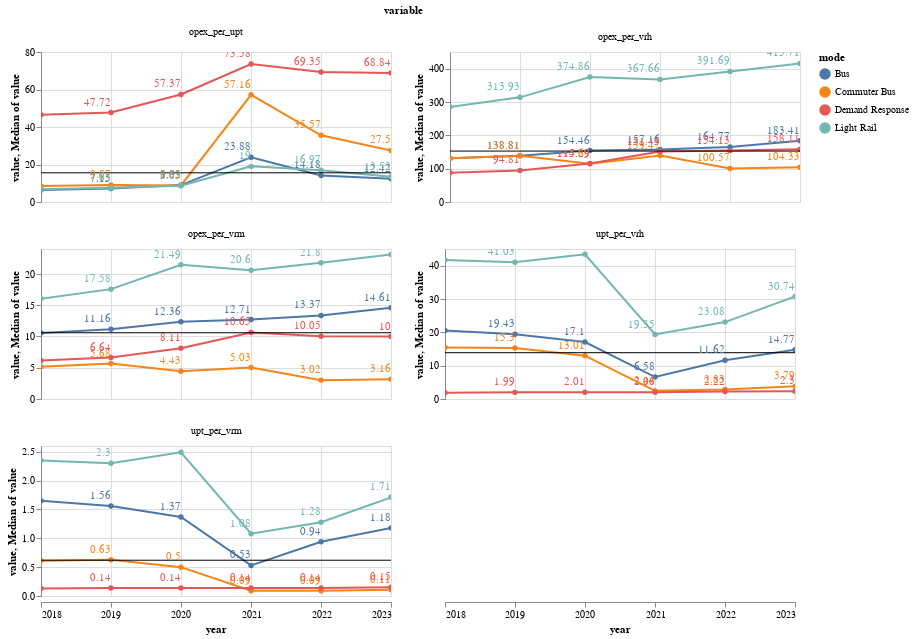

Source (notebook cell):
### Markdown cell above
### By Mode

### Code cell
make_line(
    by_mode_long,
    x_col="year:T",
    y_col="value",
    facet="variable:N",
    color="mode:N",
    chart_title="New Performance Metrics per Mode",
    ind_axis=True,
)

### Figure 1 — Vega-Lite specification as saved in the notebook (floating-point values rounded to 4 significant figures)
{"config": {"view": {"continuousWidth": 300, "continuousHeight": 300}}, "data": {"name": "data-60eac8f46e9eda6bf7b046c097af91aa"}, "facet": {"field": "variable", "type": "nominal"}, "spec": {"layer": [{"mark": {"type": "line", "point": true}, "encoding": {"color": {"field": "mode", "type": "nominal"}, "tooltip": [{"field": "year", "type": "temporal"}, {"field": "value", "type": "quantitative"}, {"field": "mode", "type": "nominal"}], "x": {"field": "year", "type": "temporal"}, "y": {"field": "value", "type": "quantitative"}}, "name": "view_2", "title": "New Performance Metrics per Mode"}, {"mark": {"type": "rule"}, "encoding": {"y": {"aggregate": "median", "field": "value", "type": "quantitative"}}}, {"mark": {"type": "text", "align": "right", "dy": -10}, "encoding": {"color": {"field": "mode", "type": "nominal"}, "text": {"field": "value", "type": "quantitative"}, "x": {"field": "year", "type": "temporal"}, "y": {"field": "value", "type": "quantitative"}}}], "height": 150, "width": 350}, "columns": 2, "params": [{"name": "param_2", "select": {"type": "interval", "encodings": ["x", "y"]}, "bind": "scales", "views": ["view_2"]}], "resolve": {"scale": {"y": "independent"}}, "$schema": "https://vega.github.io/schema/vega-lite/v5.20.1.json", "datasets": {"data-60eac8f46e9eda6bf7b046c097af91aa": [{"mode": "Bus", "RTPA": "Sacramento Area Council of Governments", "year": "2018", "variable": "opex_per_vrh", "value": 131.1}, {"mode": "Bus", "RTPA": "Sacramento Area Council of Governments", "year": "2019", "variable": "opex_per_vrh", "value": 138.8}, {"mode": "Bus", "RTPA": "Sacramento Area Council of Governments", "year": "2020", "variable": "opex_per_vrh", "value": 154.5}, {"mode": "Bus", "RTPA": "Sacramento Area Council of Governments", "year": "2021", "variable": "opex_per_vrh", "value": 157.2}, {"mode": "Bus", "RTPA": "Sacramento Area Council of Governments", "year": "2022", "variable": "opex_per_vrh", "value": 164.8}, {"mode": "Bus", "RTPA": "Sacramento Area Council of Governments", "year": "2023", "variable": "opex_per_vrh", "value": 183.4}, {"mode": "Commuter Bus", "RTPA": "Sacramento Area Council of Governments", "year": "2018", "variable": "opex_per_vrh", "value": 131.1}, {"mode": "Commuter Bus", "RTPA": "Sacramento Area Council of Governments", "year": "2019", "variable": "opex_per_vrh", "value": 138.8}, {"mode": "Commuter Bus", "RTPA": "Sacramento Area Council of Governments", "year": "2020", "variable": "opex_per_vrh", "value": 114.7}, {"mode": "Commuter Bus", "RTPA": "Sacramento Area Council of Governments", "year": "2021", "variable": "opex_per_vrh", "value": 139.5}, {"mode": "Commuter Bus", "RTPA": "Sacramento Area Council of Governments", "year": "2022", "variable": "opex_per_vrh", "value": 100.6}, {"mode": "Commuter Bus", "RTPA": "Sacramento Area Council of Governments", "year": "2023", "variable": "opex_per_vrh", "value": 104.3}, {"mode": "Demand Response", "RTPA": "Sacramento Area Council of Governments", "year": "2018", "variable": "opex_per_vrh", "value": 87.78}, {"mode": "Demand Response", "RTPA": "Sacramento Area Council of Governments", "year": "2019", "variable": "opex_per_vrh", "value": 94.81}, {"mode": "Demand Response", "RTPA": "Sacramento Area Council of Governments", "year": "2020", "variable": "opex_per_vrh", "value": 115.3}, {"mode": "Demand Response", "RTPA": "Sacramento Area Council of Governments", "year": "2021", "variable": "opex_per_vrh", "value": 151.4}, {"mode": "Demand Response", "RTPA": "Sacramento Area Council of Governments", "year": "2022", "variable": "opex_per_vrh", "value": 154.1}, {"mode": "Demand Response", "RTPA": "Sacramento Area Council of Governments", "year": "2023", "variable": "opex_per_vrh", "value": 158.1}, {"mode": "Light Rail", "RTPA": "Sacramento Area Council of Governments", "year": "2018", "variable": "opex_per_vrh", "value": 285.0}, {"mode": "Light Rail", "RTPA": "Sacramento Area Council of Governments", "year": "2019", "variable": "opex_per_vrh", "value": 313.9}, {"mode": "Light Rail", "RTPA": "Sacramento Area Council of Governments", "year": "2020", "variable": "opex_per_vrh", "value": 374.9}, {"mode": "Light Rail", "RTPA": "Sacramento Area Council of Governments", "year": "2021", "variable": "opex_per_vrh", "value": 367.7}, {"mode": "Light Rail", "RTPA": "Sacramento Area Council of Governments", "year": "2022", "variable": "opex_per_vrh", "value": 391.7}, {"mode": "Light Rail", "RTPA": "Sacramento Area Council of Governments", "year": "2023", "variable": "opex_per_vrh", "value": 415.7}, {"mode": "Bus", "RTPA": "Sacramento Area Council of Governments", "year": "2018", "variable": "opex_per_vrm", "value": 10.55}, {"mode": "Bus", "RTPA": "Sacramento Area Council of Governments", "year": "2019", "variable": "opex_per_vrm", "value": 11.16}, {"mode": "Bus", "RTPA": "Sacramento Area Council of Governments", "year": "2020", "variable": "opex_per_vrm", "value": 12.36}, {"mode": "Bus", "RTPA": "Sacramento Area Council of Governments", "year": "2021", "variable": "opex_per_vrm", "value": 12.71}, {"mode": "Bus", "RTPA": "Sacramento Area Council of Governments", "year": "2022", "variable": "opex_per_vrm", "value": 13.37}, {"mode": "Bus", "RTPA": "Sacramento Area Council of Governments", "year": "2023", "variable": "opex_per_vrm", "value": 14.61}, {"mode": "Commuter Bus", "RTPA": "Sacramento Area Council of Governments", "year": "2018", "variable": "opex_per_vrm", "value": 5.17}, {"mode": "Commuter Bus", "RTPA": "Sacramento Area Council of Governments", "year": "2019", "variable": "opex_per_vrm", "value": 5.68}, {"mode": "Commuter Bus", "RTPA": "Sacramento Area Council of Governments", "year": "2020", "variable": "opex_per_vrm", "value": 4.43}, {"mode": "Commuter Bus", "RTPA": "Sacramento Area Council of Governments", "year": "2021", "variable": "opex_per_vrm", "value": 5.03}, {"mode": "Commuter Bus", "RTPA": "Sacramento Area Council of Governments", "year": "2022", "variable": "opex_per_vrm", "value": 3.02}, {"mode": "Commuter Bus", "RTPA": "Sacramento Area Council of Governments", "year": "2023", "variable": "opex_per_vrm", "value": 3.16}, {"mode": "Demand Response", "RTPA": "Sacramento Area Council of Governments", "year": "2018", "variable": "opex_per_vrm", "value": 6.17}, {"mode": "Demand Response", "RTPA": "Sacramento Area Council of Governments", "year": "2019", "variable": "opex_per_vrm", "value": 6.64}, {"mode": "Demand Response", "RTPA": "Sacramento Area Council of Governments", "year": "2020", "variable": "opex_per_vrm", "value": 8.11}, {"mode": "Demand Response", "RTPA": "Sacramento Area Council of Governments", "year": "2021", "variable": "opex_per_vrm", "value": 10.65}, {"mode": "Demand Response", "RTPA": "Sacramento Area Council of Governments", "year": "2022", "variable": "opex_per_vrm", "value": 10.05}, {"mode": "Demand Response", "RTPA": "Sacramento Area Council of Governments", "year": "2023", "variable": "opex_per_vrm", "value": 10.0}, {"mode": "Light Rail", "RTPA": "Sacramento Area Council of Governments", "year": "2018", "variable": "opex_per_vrm", "value": 16.04}, {"mode": "Light Rail", "RTPA": "Sacramento Area Council of Governments", "year": "2019", "variable": "opex_per_vrm", "value": 17.58}, {"mode": "Light Rail", "RTPA": "Sacramento Area Council of Governments", "year": "2020", "variable": "opex_per_vrm", "value": 21.49}, {"mode": "Light Rail", "RTPA": "Sacramento Area Council of Governments", "year": "2021", "variable": "opex_per_vrm", "value": 20.6}, {"mode": "Light Rail", "RTPA": "Sacramento Area Council of Governments", "year": "2022", "variable": "opex_per_vrm", "value": 21.8}, {"mode": "Light Rail", "RTPA": "Sacramento Area Council of Governments", "year": "2023", "variable": "opex_per_vrm", "value": 23.14}, {"mode": "Bus", "RTPA": "Sacramento Area Council of Governments", "year": "2018", "variable": "upt_per_vrh", "value": 20.53}, {"mode": "Bus", "RTPA": "Sacramento Area Council of Governments", "year": "2019", "variable": "upt_per_vrh", "value": 19.43}, {"mode": "Bus", "RTPA": "Sacramento Area Council of Governments", "year": "2020", "variable": "upt_per_vrh", "value": 17.1}, {"mode": "Bus", "RTPA": "Sacramento Area Council of Governments", "year": "2021", "variable": "upt_per_vrh", "value": 6.58}, {"mode": "Bus", "RTPA": "Sacramento Area Council of Governments", "year": "2022", "variable": "upt_per_vrh", "value": 11.62}, {"mode": "Bus", "RTPA": "Sacramento Area Council of Governments", "year": "2023", "variable": "upt_per_vrh", "value": 14.77}, {"mode": "Commuter Bus", "RTPA": "Sacramento Area Council of Governments", "year": "2018", "variable": "upt_per_vrh", "value": 15.43}, {"mode": "Commuter Bus", "RTPA": "Sacramento Area Council of Governments", "year": "2019", "variable": "upt_per_vrh", "value": 15.3}, {"mode": "Commuter Bus", "RTPA": "Sacramento Area Council of Governments", "year": "2020", "variable": "upt_per_vrh", "value": 13.01}, {"mode": "Commuter Bus", "RTPA": "Sacramento Area Council of Governments", "year": "2021", "variable": "upt_per_vrh", "value": 2.44}, {"mode": "Commuter Bus", "RTPA": "Sacramento Area Council of Governments", "year": "2022", "variable": "upt_per_vrh", "value": 2.83}, {"mode": "Commuter Bus", "RTPA": "Sacramento Area Council of Governments", "year": "2023", "variable": "upt_per_vrh", "value": 3.79}, {"mode": "Demand Response", "RTPA": "Sacramento Area Council of Governments", "year": "2018", "variable": "upt_per_vrh", "value": 1.88}, {"mode": "Demand Response", "RTPA": "Sacramento Area Council of Governments", "year": "2019", "variable": "upt_per_vrh", "value": 1.99}, {"mode": "Demand Response", "RTPA": "Sacramento Area Council of Governments", "year": "2020", "variable": "upt_per_vrh", "value": 2.01}, {"mode": "Demand Response", "RTPA": "Sacramento Area Council of Governments", "year": "2021", "variable": "upt_per_vrh", "value": 2.06}, {"mode": "Demand Response", "RTPA": "Sacramento Area Council of Governments", "year": "2022", "variable": "upt_per_vrh", "value": 2.22}, {"mode": "Demand Response", "RTPA": "Sacramento Area Council of Governments", "year": "2023", "variable": "upt_per_vrh", "value": 2.3}, {"mode": "Light Rail", "RTPA": "Sacramento Area Council of Governments", "year": "2018", "variable": "upt_per_vrh", "value": 41.72}, {"mode": "Light Rail", "RTPA": "Sacramento Area Council of Governments", "year": "2019", "variable": "upt_per_vrh", "value": 41.03}, {"mode": "Light Rail", "RTPA": "Sacramento Area Council of Governments", "year": "2020", "variable": "upt_per_vrh", "value": 43.43}, {"mode": "Light Rail", "RTPA": "Sacramento Area Council of Governments", "year": "2021", "variable": "upt_per_vrh", "value": 19.35}, {"mode": "Light Rail", "RTPA": "Sacramento Area Council of Governments", "year": "2022", "variable": "upt_per_vrh", "value": 23.08}, {"mode": "Light Rail", "RTPA": "Sacramento Area Council of Governments", "year": "2023", "variable": "upt_per_vrh", "value": 30.74}, {"mode": "Bus", "RTPA": "Sacramento Area Council of Governments", "year": "2018", "variable": "upt_per_vrm", "value": 1.65}, {"mode": "Bus", "RTPA": "Sacramento Area Council of Governments", "year": "2019", "variable": "upt_per_vrm", "value": 1.56}, {"mode": "Bus", "RTPA": "Sacramento Area Council of Governments", "year": "2020", "variable": "upt_per_vrm", "value": 1.37}, {"mode": "Bus", "RTPA": "Sacramento Area Council of Governments", "year": "2021", "variable": "upt_per_vrm", "value": 0.53}, {"mode": "Bus", "RTPA": "Sacramento Area Council of Governments", "year": "2022", "variable": "upt_per_vrm", "value": 0.94}, {"mode": "Bus", "RTPA": "Sacramento Area Council of Governments", "year": "2023", "variable": "upt_per_vrm", "value": 1.18}, {"mode": "Commuter Bus", "RTPA": "Sacramento Area Council of Governments", "year": "2018", "variable": "upt_per_vrm", "value": 0.61}, {"mode": "Commuter Bus", "RTPA": "Sacramento Area Council of Governments", "year": "2019", "variable": "upt_per_vrm", "value": 0.63}, {"mode": "Commuter Bus", "RTPA": "Sacramento Area Council of Governments", "year": "2020", "variable": "upt_per_vrm", "value": 0.5}, {"mode": "Commuter Bus", "RTPA": "Sacramento Area Council of Governments", "year": "2021", "variable": "upt_per_vrm", "value": 0.09}, {"mode": "Commuter Bus", "RTPA": "Sacramento Area Council of Governments", "year": "2022", "variable": "upt_per_vrm", "value": 0.09}, {"mode": "Commuter Bus", "RTPA": "Sacramento Area Council of Governments", "year": "2023", "variable": "upt_per_vrm", "value": 0.11}, {"mode": "Demand Response", "RTPA": "Sacramento Area Council of Governments", "year": "2018", "variable": "upt_per_vrm", "value": 0.13}, {"mode": "Demand Response", "RTPA": "Sacramento Area Council of Governments", "year": "2019", "variable": "upt_per_vrm", "value": 0.14}, {"mode": "Demand Response", "RTPA": "Sacramento Area Council of Governments", "year": "2020", "variable": "upt_per_vrm", "value": 0.14}, {"mode": "Demand Response", "RTPA": "Sacramento Area Council of Governments", "year": "2021", "variable": "upt_per_vrm", "value": 0.14}, {"mode": "Demand Response", "RTPA": "Sacramento Area Council of Governments", "year": "2022", "variable": "upt_per_vrm", "value": 0.14}, {"mode": "Demand Response", "RTPA": "Sacramento Area Council of Governments", "year": "2023", "variable": "upt_per_vrm", "value": 0.15}, {"mode": "Light Rail", "RTPA": "Sacramento Area Council of Governments", "year": "2018", "variable": "upt_per_vrm", "value": 2.35}, {"mode": "Light Rail", "RTPA": "Sacramento Area Council of Governments", "year": "2019", "variable": "upt_per_vrm", "value": 2.3}, {"mode": "Light Rail", "RTPA": "Sacramento Area Council of Governments", "year": "2020", "variable": "upt_per_vrm", "value": 2.49}, {"mode": "Light Rail", "RTPA": "Sacramento Area Council of Governments", "year": "2021", "variable": "upt_per_vrm", "value": 1.08}, {"mode": "Light Rail", "RTPA": "Sacramento Area Council of Governments", "year": "2022", "variable": "upt_per_vrm", "value": 1.28}, {"mode": "Light Rail", "RTPA": "Sacramento Area Council of Governments", "year": "2023", "variable": "upt_per_vrm", "value": 1.71}, {"mode": "Bus", "RTPA": "Sacramento Area Council of Governments", "year": "2018", "variable": "opex_per_upt", "value": 6.38}, {"mode": "Bus", "RTPA": "Sacramento Area Council of Governments", "year": "2019", "variable": "opex_per_upt", "value": 7.15}, {"mode": "Bus", "RTPA": "Sacramento Area Council of Governments", "year": "2020", "variable": "opex_per_upt", "value": 9.03}, {"mode": "Bus", "RTPA": "Sacramento Area Council of Governments", "year": "2021", "variable": "opex_per_upt", "value": 23.88}, {"mode": "Bus", "RTPA": "Sacramento Area Council of Governments", "year": "2022", "variable": "opex_per_upt", "value": 14.18}, {"mode": "Bus", "RTPA": "Sacramento Area Council of Governments", "year": "2023", "variable": "opex_per_upt", "value": 12.42}, {"mode": "Commuter Bus", "RTPA": "Sacramento Area Council of Governments", "year": "2018", "variable": "opex_per_upt", "value": 8.49}, {"mode": "Commuter Bus", "RTPA": "Sacramento Area Council of Governments", "year": "2019", "variable": "opex_per_upt", "value": 9.07}, {"mode": "Commuter Bus", "RTPA": "Sacramento Area Council of Governments", "year": "2020", "variable": "opex_per_upt", "value": 8.82}, {"mode": "Commuter Bus", "RTPA": "Sacramento Area Council of Governments", "year": "2021", "variable": "opex_per_upt", "value": 57.16}, {"mode": "Commuter Bus", "RTPA": "Sacramento Area Council of Governments", "year": "2022", "variable": "opex_per_upt", "value": 35.57}, {"mode": "Commuter Bus", "RTPA": "Sacramento Area Council of Governments", "year": "2023", "variable": "opex_per_upt", "value": 27.5}, {"mode": "Demand Response", "RTPA": "Sacramento Area Council of Governments", "year": "2018", "variable": "opex_per_upt", "value": 46.59}, {"mode": "Demand Response", "RTPA": "Sacramento Area Council of Governments", "year": "2019", "variable": "opex_per_upt", "value": 47.72}, {"mode": "Demand Response", "RTPA": "Sacramento Area Council of Governments", "year": "2020", "variable": "opex_per_upt", "value": 57.37}, {"mode": "Demand Response", "RTPA": "Sacramento Area Council of Governments", "year": "2021", "variable": "opex_per_upt", "value": 73.58}, {"mode": "Demand Response", "RTPA": "Sacramento Area Council of Governments", "year": "2022", "variable": "opex_per_upt", "value": 69.35}, {"mode": "Demand Response", "RTPA": "Sacramento Area Council of Governments", "year": "2023", "variable": "opex_per_upt", "value": 68.84}, {"mode": "Light Rail", "RTPA": "Sacramento Area Council of Governments", "year": "2018", "variable": "opex_per_upt", "value": 6.83}, {"mode": "Light Rail", "RTPA": "Sacramento Area Council of Governments", "year": "2019", "variable": "opex_per_upt", "value": 7.65}, {"mode": "Light Rail", "RTPA": "Sacramento Area Council of Governments", "year": "2020", "variable": "opex_per_upt", "value": 8.63}, {"mode": "Light Rail", "RTPA": "Sacramento Area Council of Governments", "year": "2021", "variable": "opex_per_upt", "value": 19.0}, {"mode": "Light Rail", "RTPA": "Sacramento Area Council of Governments", "year": "2022", "variable": "opex_per_upt", "value": 16.97}, {"mode": "Light Rail", "RTPA": "Sacramento Area Council of Governments", "year": "2023", "variable": "opex_per_upt", "value": 13.52}]}}
